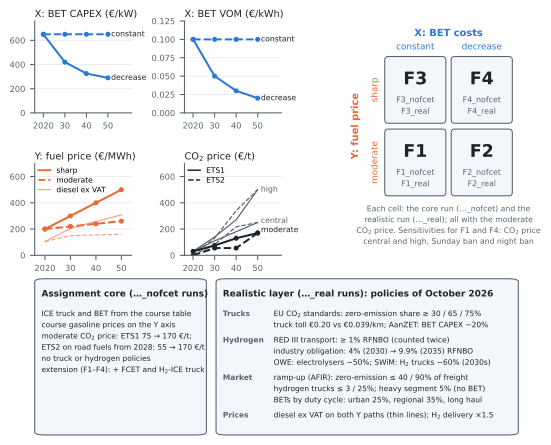

Source code (Python):
"""Scenario matrix of the freight study (methodology figure): the parameter paths of the two axes and of the carbon
price, the 2x2 matrix with its runs, and what each set of runs contains (the assignment core and the realistic layer
under current truck and hydrogen policies). Values are read from the presets, so the figure follows the model.
Run from the package folder: python figures_document/Figure_freight_scenarios.py
"""
import os
import sys

import matplotlib.pyplot as plt
from matplotlib.lines import Line2D
from matplotlib.patches import FancyBboxPatch

sys.path.insert(0, os.getcwd())

from energy_model.freight_presets import BET_COSTS, GASOLINE_PRICES, TRUCK_FUEL_PRICES  # noqa: E402
from energy_model.h2_presets import CO2_PRICES, CO2_PRICES_ETS2  # noqa: E402

BLUE, ORANGE, INK, MUTED, GRID, FILL = '#2a78d6', '#eb6834', '#1f2328', '#59636e', '#e6e8eb', '#f3f6fa'
plt.rcParams.update({'font.family': 'DejaVu Sans', 'font.size': 7.5, 'axes.spines.top': False,
                     'axes.spines.right': False, 'axes.edgecolor': MUTED, 'xtick.color': MUTED, 'ytick.color': MUTED,
                     'axes.labelcolor': INK})
Y = [2020, 2030, 2040, 2050]
FS = 5.6                                                   # small text


def panel(ax, title, ylim, xmax=2061):
    """Common look of a parameter panel (room on the right for the line labels)."""
    ax.set_title(title, fontsize=7.3, color=INK, loc='left', pad=3)
    ax.set_xticks(Y, ['2020', '30', '40', '50'], fontsize=6.2)
    ax.tick_params(axis='y', labelsize=6.2)
    ax.set_xlim(2016, xmax)
    ax.set_ylim(*ylim)
    ax.grid(axis='y', color=GRID, lw=0.6)
    ax.set_axisbelow(True)


def path(ax, values, ls, color, lw=1.5, ms=2.8, label=None, dy=0.0, **kw):
    """One parameter path, with an optional label at its right end."""
    ax.plot(Y, [values[y] for y in Y], ls=ls, color=color, lw=lw, marker='o' if ms else None, ms=ms, **kw)
    if label:
        ax.text(2051.5, values[2050] + dy, label, ha='left', va='center', fontsize=FS + 0.2,
                color=INK if lw > 1 else MUTED)


fig = plt.figure(figsize=(6.5, 5.6))
outer = fig.add_gridspec(2, 1, height_ratios=[2.7, 1.8], hspace=0.12)
top = outer[0].subgridspec(2, 3, width_ratios=[1, 1, 1.9], hspace=0.55, wspace=0.42)

# ---- X: BET costs (CAPEX and VOM, constant vs decrease) ----
ax = fig.add_subplot(top[0, 0])
for key, ls in (('constant', '--'), ('decrease', '-')):
    path(ax, BET_COSTS[key]['CAPEX'], ls, BLUE, label=key)
panel(ax, 'X: BET CAPEX (€/kW)', (0, 760))
ax = fig.add_subplot(top[0, 1])
for key, ls in (('constant', '--'), ('decrease', '-')):
    path(ax, BET_COSTS[key]['VOM'], ls, BLUE, label=key)
panel(ax, 'X: BET VOM (€/kWh)', (0, 0.125))

# ---- Y: fuel price; course gasoline (thick) and the realistic layer's diesel excluding VAT (thin) ----
ax = fig.add_subplot(top[1, 0])
for key, ls in (('moderate', '--'), ('sharp', '-')):
    path(ax, GASOLINE_PRICES[key], ls, ORANGE)
for key, ls in (('diesel_nl', '--'), ('diesel_nl_sharp', '-')):
    path(ax, TRUCK_FUEL_PRICES[key], ls, ORANGE, lw=0.9, ms=0, alpha=0.6)
ax.legend(handles=[Line2D([], [], color=ORANGE, lw=1.4, ls='-', label='sharp'),
                   Line2D([], [], color=ORANGE, lw=1.4, ls='--', label='moderate'),
                   Line2D([], [], color=ORANGE, lw=0.9, alpha=0.6, label='diesel ex VAT')],
          frameon=False, fontsize=FS, loc='upper left', handlelength=1.6, borderaxespad=0.1, labelspacing=0.3)
panel(ax, 'Y: fuel price (€/MWh)', (0, 700), xmax=2054)

# ---- carbon price: the moderate path in every scenario; central and high as sensitivities ----
ax = fig.add_subplot(top[1, 1])
for key, lw, ms in (('high', 0.9, 0), ('central', 0.9, 0), ('low', 1.5, 2.8)):
    col = INK if key == 'low' else MUTED
    path(ax, CO2_PRICES[key], '-', col, lw=lw, ms=ms, label={'low': 'moderate'}.get(key, key),
         dy={'low': 22, 'central': 12, 'high': 0}[key])
    path(ax, CO2_PRICES_ETS2[key], '--', col, lw=lw, ms=ms)
ax.legend(handles=[Line2D([], [], color=INK, lw=1.1, ls='-', label='ETS1'),
                   Line2D([], [], color=INK, lw=1.1, ls='--', label='ETS2')],
          frameon=False, fontsize=FS, loc='upper left', handlelength=1.6, borderaxespad=0.1, labelspacing=0.3)
panel(ax, 'CO$_2$ price (€/t)', (0, 700))

# ---- the 2x2 matrix with its runs ----
ax = fig.add_subplot(top[:, 2])
ax.set_xlim(-0.72, 2.05), ax.set_ylim(-0.78, 2.45), ax.axis('off')
cells = {(0, 0): 'F1', (1, 0): 'F2', (0, 1): 'F3', (1, 1): 'F4'}
for (i, j), f in cells.items():
    ax.add_patch(FancyBboxPatch((i + 0.04, j + 0.04), 0.92, 0.92, boxstyle='round,pad=0,rounding_size=0.05',
                                facecolor=FILL, edgecolor=MUTED, lw=0.8))
    ax.text(i + 0.5, j + 0.64, f, ha='center', va='center', fontsize=13, weight='bold', color=INK)
    ax.text(i + 0.5, j + 0.28, f'{f}_nofcet\n{f}_real', ha='center', va='center', fontsize=FS + 0.3,
            color=MUTED, linespacing=1.45)
for i, lab in enumerate(['constant', 'decrease']):
    ax.text(i + 0.5, 2.03, lab, ha='center', va='bottom', fontsize=6.6, color=BLUE)
ax.text(1.0, 2.21, 'X: BET costs', ha='center', va='bottom', fontsize=7.4, color=BLUE, weight='bold')
for j, lab in enumerate(['moderate', 'sharp']):
    ax.text(-0.04, j + 0.5, lab, ha='right', va='center', fontsize=6.6, color=ORANGE, rotation=90)
ax.text(-0.4, 1.0, 'Y: fuel price', ha='center', va='center', fontsize=7.4, color=ORANGE, weight='bold', rotation=90)
ax.text(1.0, -0.07, 'Each cell: the core run (…_nofcet) and the\nrealistic run (…_real); all with the moderate\n'
        'CO$_2$ price. Sensitivities for F1 and F4: CO$_2$ price\ncentral and high, Sunday ban and night ban',
        ha='center', va='top', fontsize=FS + 0.2, color=MUTED, linespacing=1.4)

# ---- what each set of runs contains ----
ax = fig.add_subplot(outer[1])
ax.set_xlim(0, 1), ax.set_ylim(0, 1), ax.axis('off')
LINE = FS * 1.5 / (ax.get_position().height * fig.get_figheight() * 72)     # one text line in axes units


def card(x0, w, head, rows, lab_w=0.0):
    """A box over the full height with a bold heading and rows of (label, lines); label column lab_w wide."""
    y = 1.0 - 0.07
    ax.text(x0 + 0.014, y, head, ha='left', va='top', fontsize=6.7, weight='bold', color=INK)
    y -= 1.85 * LINE
    for lab, lines in rows:
        if lab:
            ax.text(x0 + 0.014, y, lab, ha='left', va='top', fontsize=FS, weight='bold', color=MUTED)
        for k, s in enumerate(lines):
            ax.text(x0 + 0.014 + lab_w, y - k * LINE, s, ha='left', va='top', fontsize=FS, color=INK)
        y -= (len(lines) + 0.35) * LINE
    ax.add_patch(FancyBboxPatch((x0, 0.0), w, 1.0, boxstyle='round,pad=0,rounding_size=0.02', facecolor=FILL,
                                edgecolor=MUTED, lw=0.8, zorder=0, clip_on=False))
    return y


card(0.0, 0.355, 'Assignment core (…_nofcet runs)',
     [(None, ['ICE truck and BET from the course table',
              'course gasoline prices on the Y axis',
              'moderate CO$_2$ price: ETS1 75 → 170 €/t;',
              'ETS2 on road fuels from 2028: 55 → 170 €/t',
              'no truck or hydrogen policies',
              'extension (F1–F4): + FCET and H$_2$-ICE truck'])])
card(0.375, 0.625, 'Realistic layer (…_real runs): policies of October 2026',
     [('Trucks', ['EU CO$_2$ standards: zero-emission share ≥ 30 / 65 / 75%',
                  'truck toll €0.20 vs €0.039/km; AanZET: BET CAPEX −20%']),
      ('Hydrogen', ['RED III transport: ≥ 1% RFNBO (counted twice)',
                    'industry obligation: 4% (2030) → 9.9% (2035) RFNBO',
                    'OWE: electrolysers −50%; SWiM: H$_2$ trucks −60% (2030s)']),
      ('Market', ['ramp-up (AFIR): zero-emission ≤ 40 / 90% of freight',
                  'hydrogen trucks ≤ 3 / 25%; heavy segment 5% (no BET)',
                  'BETs by duty cycle: urban 25%, regional 35%, long haul']),
      ('Prices', ['diesel ex VAT on both Y paths (thin lines); H$_2$ delivery ×1.5'])], lab_w=0.105)

for ext in ('png', 'svg'):
    fig.savefig(f'figures_document/Figure_freight_scenarios.{ext}', dpi=300, bbox_inches='tight', facecolor='white')
print('saved figures_document/Figure_freight_scenarios.png')
